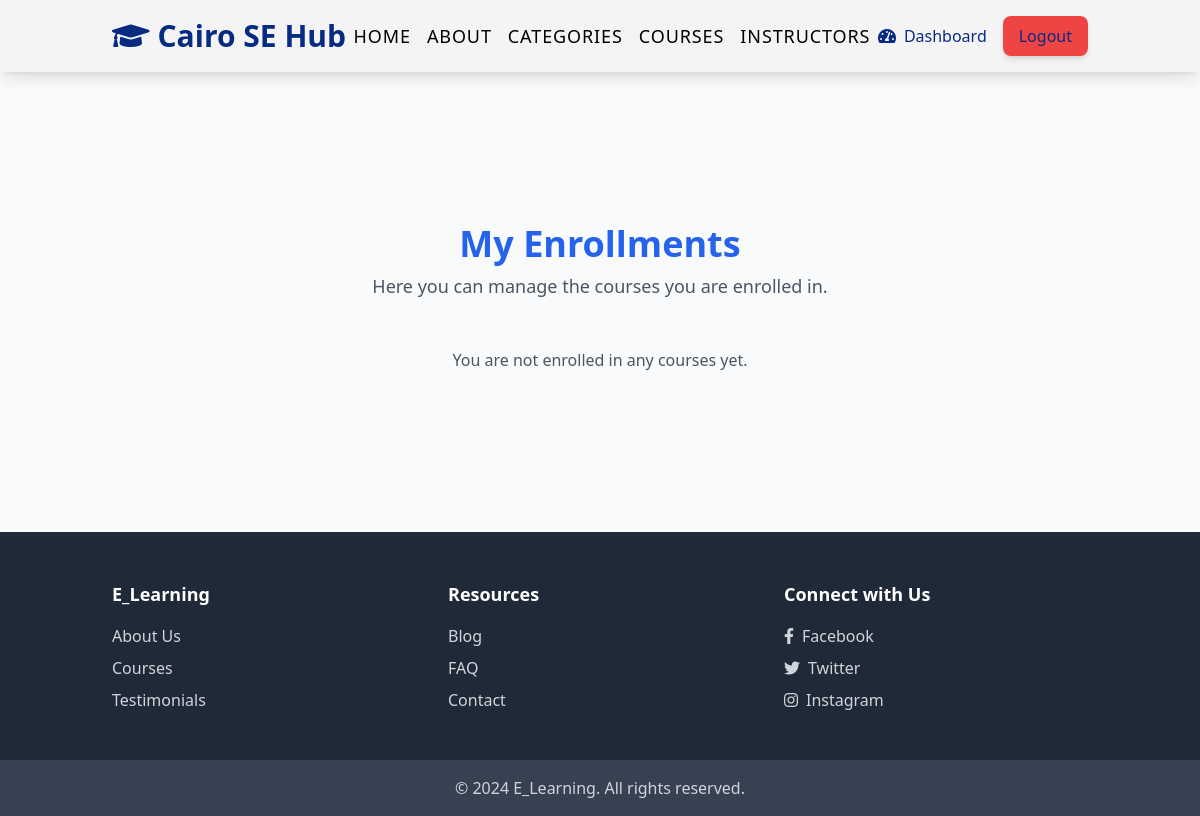
Page /my-enrollments/ (signed in) on the earlier database version.
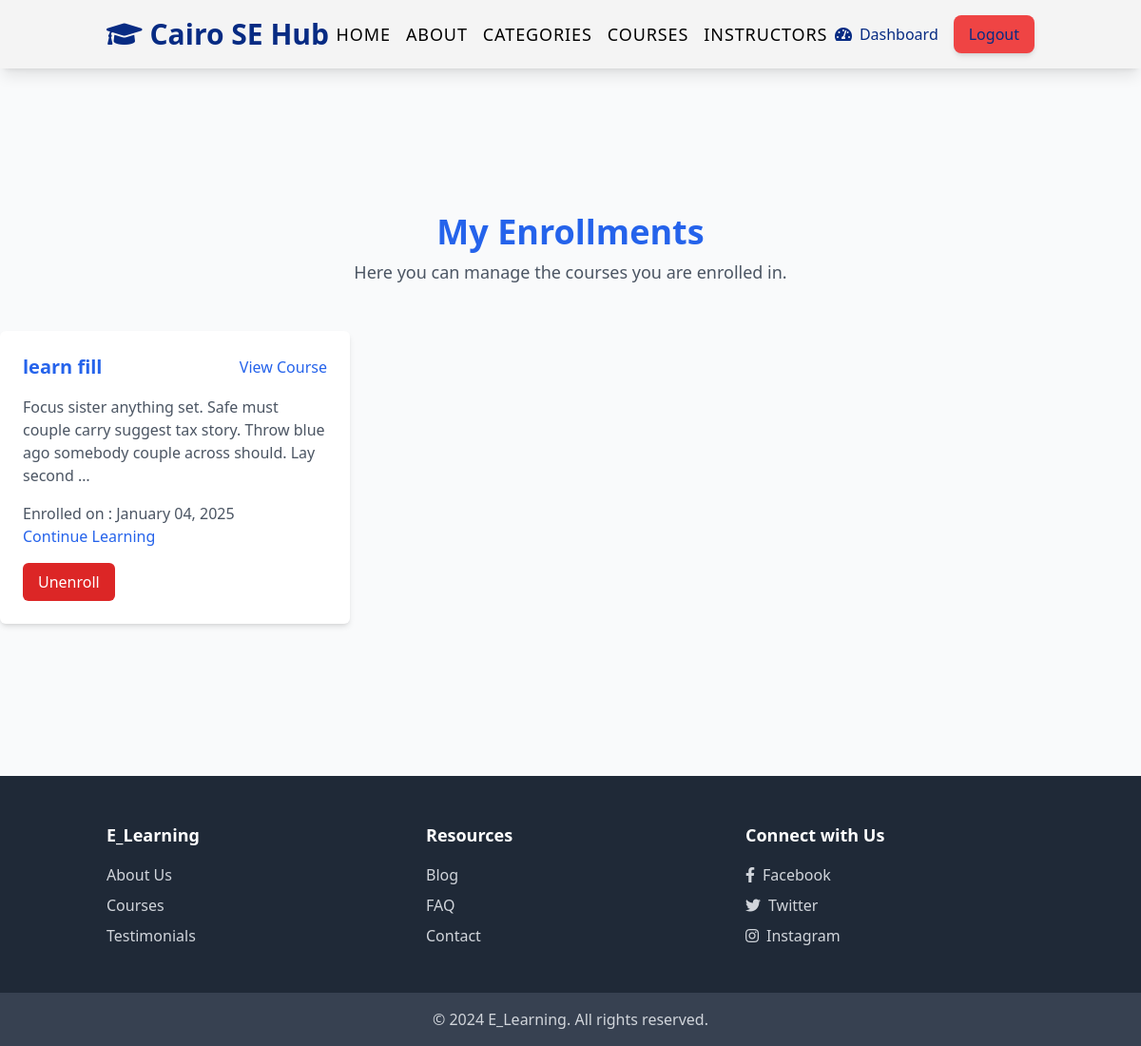
Same page on the later database version.
### courses/models.py (models this page shows, shortened)
class Enrollment(models.Model):
    course = models.ForeignKey(Course, on_delete=models.CASCADE)
    student = models.ForeignKey(
        settings.AUTH_USER_MODEL,
        on_delete=models.CASCADE,
        related_name='enrollments',
        null=True,
        blank=True
    )
    completed_lessons = models.ManyToManyField('Lesson', blank=True)
    enrolled_at = models.DateTimeField(auto_now_add=True)

class Course(models.Model):
    title = models.CharField(max_length=255)
    description = models.TextField()
    price = models.DecimalField(max_digits=10, decimal_places=2, default=0)
    image = models.ImageField(upload_to='course_images/', null=True, blank=True)
    created_at = models.DateTimeField(auto_now_add=True)
    category = models.ForeignKey(
        Category,
        on_delete=models.CASCADE,
        related_name='courses',
        null=True,
        blank=True
    )

### courses/views.py (the view)
# urls.py: path('my-enrollments/', views.my_enrollments, name='my_enrollments'),
@login_required
def my_enrollments(request):
    enrollments = Enrollment.objects.filter(student=request.user).order_by(
        '-enrolled_at').select_related('course')
    return render(request, 'courses/my_enrollments.html', {'enrollments': enrollments})

### templates/courses/my_enrollments.html (shortened to what this page needs)
{% extends "base.html" %}
{% load static %}
{% block content %}
<section id="my-enrollments" class="py-40">
    <div class="max-w-7xl mx-auto">
        <div class="text-center mb-12">
            <h1 class="text-3xl md:text-4xl font-extrabold text-blue-600">My Enrollments</h1>
            <p class="text-lg text-gray-600 mt-2">Here you can manage the courses you are enrolled in.</p>
        </div>
        <div class="grid grid-cols-1 sm:grid-cols-2 lg:grid-cols-3 gap-12">
            {% for enrollment in enrollments %}
            <div class="bg-white shadow-md rounded-md p-6">
                <div class="flex items-center justify-between mb-4">
                    <h2 class="text-xl font-bold text-blue-600">{{ enrollment.course.title }}</h2>
                    {% if enrollment.course.id %}
                        <a href="{% url 'course_detail' enrollment.course.id %}" class="text-blue-600 hover:underline">View Course</a>
                    {% endif %}
                </div>
                <p class="text-gray-600">{{ enrollment.course.description|truncatewords:20 }}</p>
                <div class="flex items-center justify-between mt-4">
                    <p class="text-gray-600">Enrolled on : {{ enrollment.enrolled_at|date:"F d, Y" }}</p>
                </div>
                {% if enrollment.course.id %}
                    <a href="{% url 'course_detail' enrollment.course.id %}" class="text-blue-600 hover:underline">Continue Learning</a>
                {% endif %}
                <form action="{% url 'drop_course' enrollment.id %}" method="POST">
                    <button type="submit" class="mt-4 px-4 py-2 bg-red-600 text-white rounded-md hover:bg-red-700">Unenroll</button>
                </form>
            </div>
            {% empty %}
            <p class="col-span-3 text-center text-gray-600">You are not enrolled in any courses yet.</p>
            {% endfor %}
        </div>
    </div>
</section>
{% endblock content %}

Differences in the rows shown:
added Enrollment: course "learn fill", shows "View Course", course.description "Focus sister anything set. Safe must couple carry suggest tax story. Throw blue ago somebody couple across should. Lay second …", enrolled_at "January 04, 2025", shows "Continue Learning"
Other differences:
text no longer shown: "You are not enrolled in any courses yet."
